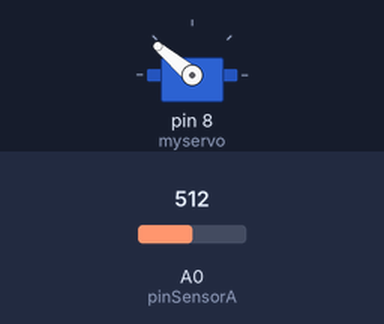
A sketch run on a simulated Arduino Uno, built with avr-gcc and run on an emulated ATmega328P. Shown: servo. The inputs (shaded band) are chosen by the test bench; at power-on: A0 (pinSensorA) = 512.

Above: at 2.8 s.
2.9 s: A0 (pinSensorA) set to 683
5.6 s: A0 (pinSensorA) set to 719
At 6.39 s:
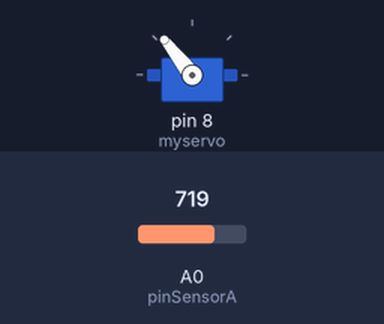
At 6.81 s:
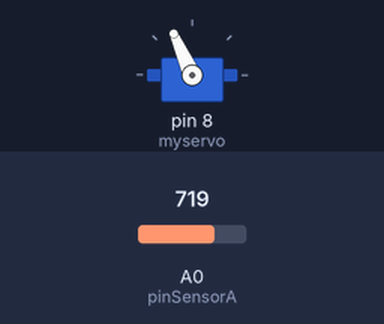
9.1 s: A0 (pinSensorA) set to 690
At 11.7 s:
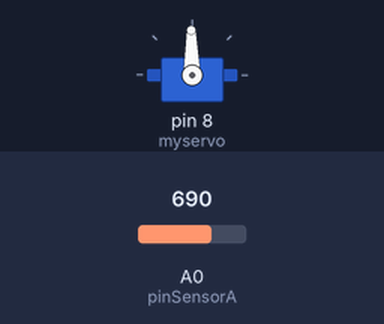
12.6 s: A0 (pinSensorA) set to 710
Timing chart, 0 to 17.1 s (numbered marks = the images above; inputs shaded):
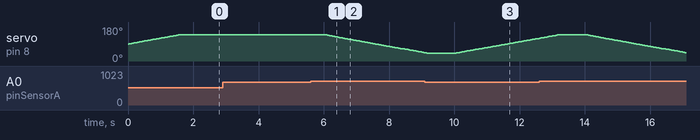

Measured:
- the behaviour switches between 700 and 701 on A0 (pinSensorA) (found by bisection; images 0 and 1)
- after the input at 2.9 s, every drawn part: stays the same
- after the input at 5.6 s, servo on pin 8 (myservo): moves from 140° to 45° over 3.0 s, starting after 0.42 s

The sketch:

sensor_chuva_arduino.ino
```cpp
#include <VarSpeedServo.h>

#define pinSensorA A0

VarSpeedServo myservo;

void setup() {
  myservo.attach(8);
  pinMode(9, INPUT);
}

void loop() {

  if (analogRead(pinSensorA) > 700) {
    myservo.slowmove(40,20);
    delay(2000);
  } else {
    myservo.slowmove(140,20);
   delay(2000);
  }
}
```
